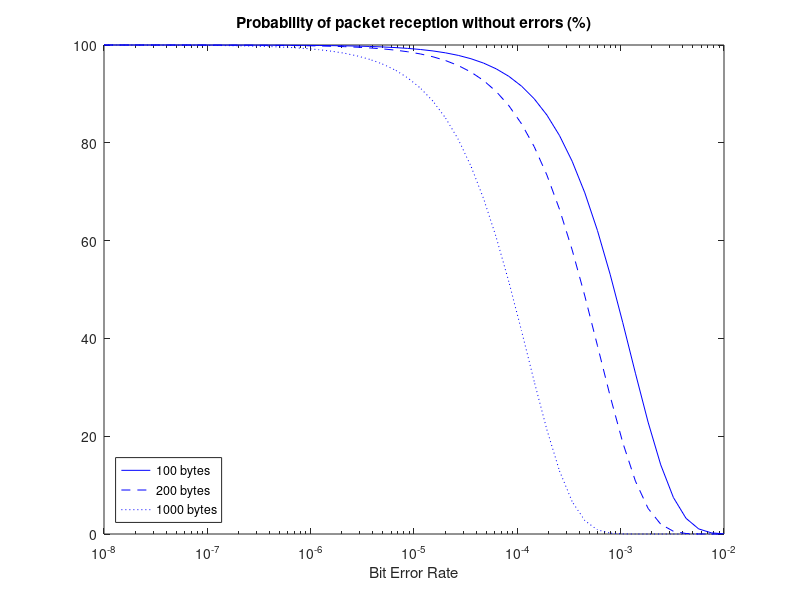
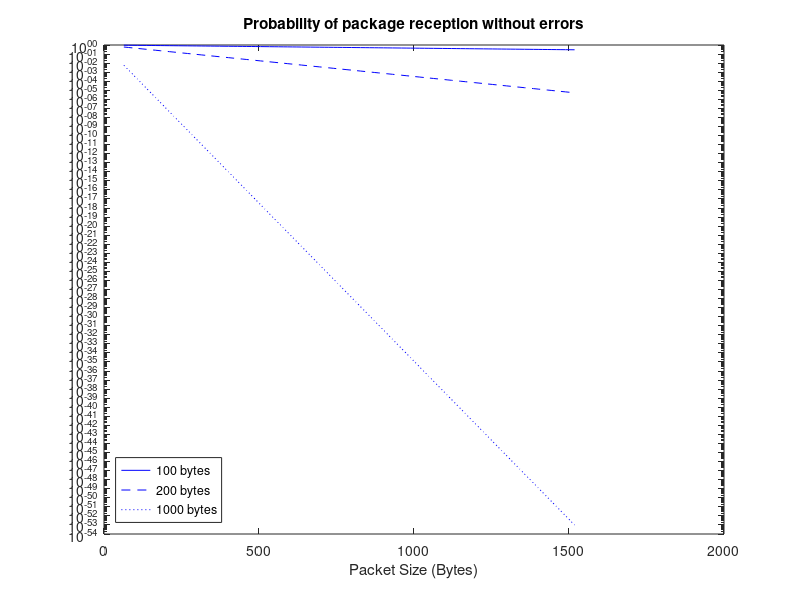

These charts were generated, in order, by the following MATLAB code:
% Exercise: Consider a wireless link between multiple stations for data  
% communications with a bit error rate (ber) of p. Assume that errors in 
% the different bits of a data packet are statistically independent 
% (i.e., the number of errors of a data packet is a binomial random variable)

% 2.a. Determine the probability of a data packet of 100 Bytes to be received without errors
% when p = 10^−2 . Answer: 0.0322%
p = 10^(-2);
n = 100*8;
e = 0;
ya=(nchoosek(n,e)*(p^e)*((1-p)^(n-e)))*100

% 2.b. Determine the probability of a data packet of 1000 Bytes to be received with exactly one
% error when p = 10^−3 . Answer: 0.2676%
p = 10^(-3);
n = 1000*8;
e = 1;
yb=(nchoosek(n,e)*(p^e)*((1-p)^(n-e)))*100

% 2.c. Determine the probability of a data packet of 200 Bytes to be received with one or more
% errors when p = 10^−4 . Answer: 14.7863%
p = 10^(-4);
n = 200*8;
e = 0;
ac=nchoosek(n,e)*(p^e)*((1-p)^(n-e));
yc = (1 - ac)*100

% 2.d. Draw a plot with the same look as the answer below of the probability of a data packet
% (of size 100 Bytes, 200 Bytes or 1000 Bytes) being received without errors as a function
% of the ber (from p = 10^−8 up to p = 10^−2 ). 
% vetor x
p = logspace(-8,-2);
% vetores y
n=800;
y1 = (nchoosek(n,0)*(p.^0).*((1-p).^(n-0)))*100
n=1600;
y2 = (nchoosek(n,0)*(p.^0).*((1-p).^(n-0)))*100
n=8000;
y3 = (nchoosek(n,0)*(p.^0).*((1-p).^(n-0)))*100
% construção gráfico
figure(1)
% vetores semilogx para colocar o vetor x em logaritmico
% loglog para colocar os dois
semilogx(p,y1,'b',p,y2,'b--',p,y3,'b:')
%legenda
legend('100 bytes', '200 bytes', '1000 bytes','location', 'SouthWest')
%titulo
title("Probability of packet reception without errors (%)")
% label x
xlabel("Bit Error Rate")
% label y
ylabel("")

% 2.e. Draw a plot with the same look as the answer below of the probability of a data packet
% being received without errors (for p = 10^−4 , 10^−3 and 10^−2 ) as a function of the packet
% size (from 64 Bytes up to 1518 Bytes).
% vetor x
n = linspace(64*8,1518*8);
% vetores y
p=10^-4;
y1 = (1*(p^0)*((1-p).^(n-0)))
p=10^-3;
y2 = (1*(p^0)*((1-p).^(n-0)))
p=10^-2;
y3 = (1*(p^0)*((1-p).^(n-0)))
% construção gráfico
figure(2)
% vetores semilogx para colocar o vetor x em logaritmico
% loglog para colocar os dois
semilogy(n/8,y1,'b',n/8,y2,'b--',n/8,y3,'b:')
%legenda
legend('100 bytes', '200 bytes', '1000 bytes','location', 'SouthWest')
%titulo
title("Probability of package reception without errors")
% label x
xlabel("Packet Size (Bytes)")
% label y
ylabel("")